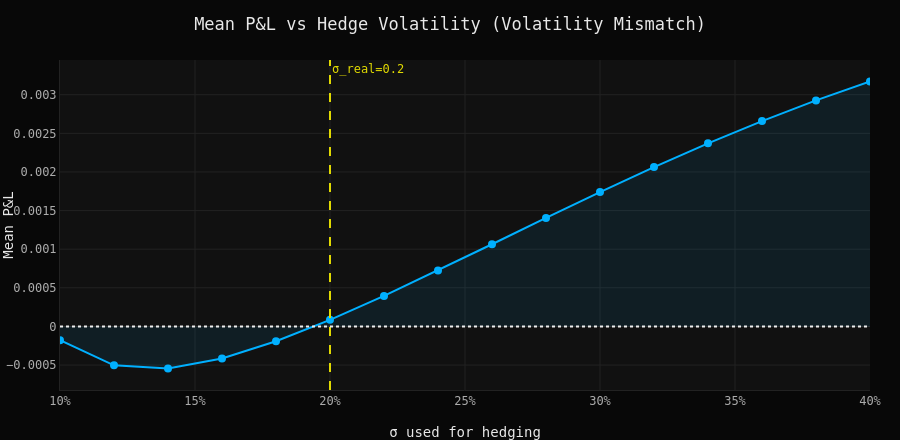

The cell this chart's notebook holds for it:
### Markdown cell above
## 6 · Volatility Mismatch Analysis

What happens if we hedge with the wrong σ? (Vega risk)

The P&L of a delta hedge depends on the gap between **realized volatility** (σ_real, used to simulate paths) and **implied volatility** (σ_hedge, used to compute deltas and option price):

- σ_hedge > σ_real → over-hedging → **positive mean P&L** (the premium charged was too high)
- σ_hedge < σ_real → under-hedging → **negative mean P&L** (the premium charged was too low)
- σ_hedge = σ_real → zero mean P&L (perfect calibration)

This is exactly the **vega risk** that market makers face when their vol model is miscalibrated.

### Code cell
from analysis.metrics import vol_mismatch_analysis

paths_vm, tg_vm = simulate_gbm_paths(
    S0=config.S0, r=config.r, sigma=config.SIGMA,
    T=config.T, n_steps=config.N_STEPS, n_paths=min(config.N_PATHS, 50_000), seed=42
)

sigma_range = np.round(np.arange(0.10, 0.40, 0.02), 3)
df_vm = vol_mismatch_analysis(
    run_hedge_fn=run_delta_hedge,
    paths=paths_vm, time_grid=tg_vm,
    K=config.K, r=config.r,
    sigma_real=config.SIGMA,
    sigma_hedge_range=sigma_range
)

fig = go.Figure()
fig.add_trace(go.Scatter(
    x=df_vm["sigma_hedge"], y=df_vm["mean_pnl"],
    mode="lines+markers", name="Mean P&L",
    line=dict(color=COLORS["blue"], width=2),
    marker=dict(size=8, color=COLORS["blue"]),
    fill="tozeroy", fillcolor="rgba(0,176,255,0.08)"
))
fig.add_vline(x=config.SIGMA, line_dash="dash", line_color=COLORS["yellow"],
              annotation_text=f"σ_real={config.SIGMA}",
              annotation_font_color=COLORS["yellow"])
fig.add_hline(y=0, line_dash="dot", line_color=COLORS["white"])
fig.update_layout(
    **LAYOUT,
    title="Mean P&L vs Hedge Volatility (Volatility Mismatch)",
    xaxis_title="σ used for hedging", xaxis_tickformat=".0%",
    yaxis_title="Mean P&L",
)
fig.show()

### Figure 1 — Plotly figure (JSON) as saved in the notebook; plotly's stock layout.template omitted (floating-point values rounded to 4 significant figures)
{"data": [{"fill": "tozeroy", "fillcolor": "rgba(0,176,255,0.08)", "line": {"color": "#00b0ff", "width": 2}, "marker": {"color": "#00b0ff", "size": 8}, "mode": "lines+markers", "name": "Mean P&L", "type": "scatter", "x": [0.1, 0.12, 0.14, 0.16, 0.18, 0.2, 0.22, 0.24, 0.26, 0.28, 0.3, 0.32, 0.34, 0.36, 0.38, 0.4], "y": [-0.0001779, -0.0005034, -0.0005447, -0.0004145, -0.0001912, 8.54e-05, 0.000395, 0.0007247, 0.001064, 0.001405, 0.00174, 0.002063, 0.00237, 0.002659, 0.002926, 0.003171]}], "layout": {"annotations": [{"font": {"color": "#e1da02"}, "showarrow": false, "text": "σ_real=0.2", "x": 0.2, "xanchor": "left", "xref": "x", "y": 1, "yanchor": "top", "yref": "y domain"}], "font": {"color": "#e8e8e8", "family": "JetBrains Mono, Fira Code, monospace", "size": 12}, "height": 440, "legend": {"bgcolor": "#1a1a1a", "bordercolor": "#898989", "borderwidth": 1, "font": {"color": "#acacac", "size": 12}}, "margin": {"b": 50, "l": 60, "r": 30, "t": 60}, "paper_bgcolor": "#080808", "plot_bgcolor": "#111111", "shapes": [{"line": {"color": "#e1da02", "dash": "dash"}, "type": "line", "x0": 0.2, "x1": 0.2, "xref": "x", "y0": 0, "y1": 1, "yref": "y domain"}, {"line": {"color": "#ededed", "dash": "dot"}, "type": "line", "x0": 0, "x1": 1, "xref": "x domain", "y0": 0, "y1": 0, "yref": "y"}], "title": {"text": "Mean P&L vs Hedge Volatility (Volatility Mismatch)"}, "xaxis": {"gridcolor": "#222222", "linecolor": "#222222", "tickfont": {"color": "#acacac", "family": "JetBrains Mono, Fira Code, monospace"}, "tickformat": ".0%", "title": {"text": "σ used for hedging"}, "zerolinecolor": "#333333"}, "yaxis": {"gridcolor": "#222222", "linecolor": "#222222", "tickfont": {"color": "#acacac", "family": "JetBrains Mono, Fira Code, monospace"}, "title": {"text": "Mean P&L"}, "zerolinecolor": "#333333"}}}
